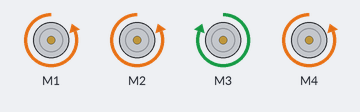
The sketch below on a simulated Arduino Uno, built with avr-gcc and run on an emulated ATmega328P. Parts: 4 × DC motor (green arrow = forward, orange = backward, longer = faster).

Above: at 0.1 s.
Timing chart, 0 to 1.6 s (numbered marks = the images above):
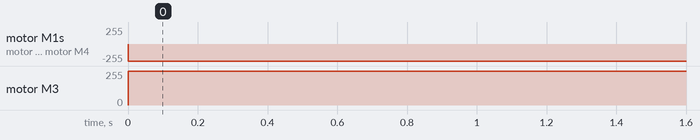

Measured:
- by itself, motor M1, motor M2, motor M4: stopped → backward 255/255 at 0.00 s
- by itself, motor M3: stopped → forward 255/255 at 0.00 s

The sketch:

motor-experience.ino
```cpp
#include <SoftwareSerial.h>
#include <AFMotor.h>
// 모터 부분
AF_DCMotor MOTOR1(1); // 모터 쉴드 M1 지정
AF_DCMotor MOTOR2(2); // 모터 쉴드 M2 지정
AF_DCMotor MOTOR3(3); // 모터 쉴드 M3 지정
AF_DCMotor MOTOR4(4); // 모터 쉴드 M4 지정

void setup() {
  // put your setup code here, to run once:
  MOTOR1.setSpeed(255);
  MOTOR2.setSpeed(255);
  MOTOR3.setSpeed(255);
  MOTOR4.setSpeed(255);

  MOTOR1.run(RELEASE);
  MOTOR2.run(RELEASE);
  MOTOR3.run(RELEASE);
  MOTOR4.run(RELEASE);
  Serial.begin(9600);
}
void Go_Forward() {
  MOTOR1.run(BACKWARD);
  MOTOR2.run(BACKWARD);
  MOTOR3.run(FORWARD);
  MOTOR4.run(BACKWARD);
  delay(20);
}

void loop() {
  // put your main code here, to run repeatedly:
  Go_Forward();
  //MOTOR1.run(FORWARD);


}
```
